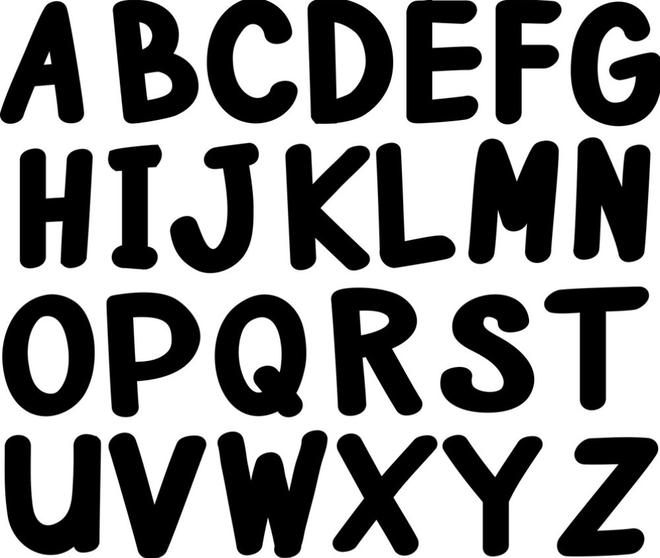
#> input picture Task_2 - Morphological Operation/Task_2.jpg, 660 x 558 px
$ python task_2_code.py   (older library calls are emulated)
#> lines starting #> are read from the running program, lines starting #| are printed output that depends on the picture
import cv2
import numpy as np

# read the image
th = cv2.imread("Task_2.jpg", 0)
#> th is the input picture: shape (558, 660); min 0, max 255, mean 141.7

# define the kernel
kernel = np.ones((3, 3), np.int)

# Erosion
erosion = cv2.erode(th, kernel,iterations=1)
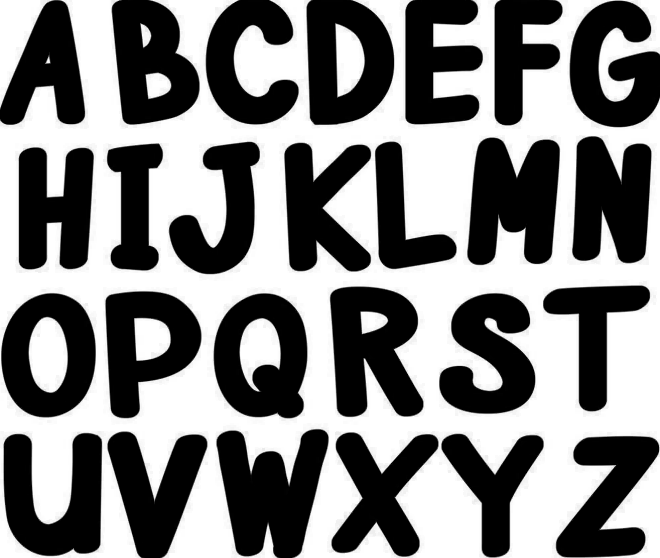
#> erosion: shape (558, 660); min 0, max 255, mean 130.1

# Dilation
dilation = cv2.dilate(th, kernel,iterations=2)
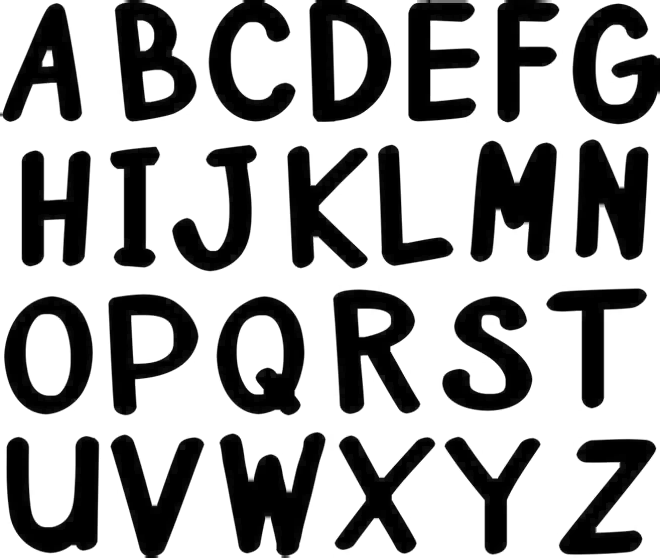
#> dilation: shape (558, 660); min 0, max 255, mean 163.9

# Opening
opening = cv2.morphologyEx(th, cv2.MORPH_OPEN, kernel)
#or opening = cv2.dilate(erosion, dilate_kernel,iterations=1)

# Closing
closing = cv2.morphologyEx(th, cv2.MORPH_CLOSE, kernel)
#or closing = cv2.erode(dilation, kernel,iterations=1)


# print the output
cv2.imshow("Original Image", th)
cv2.imshow("Eroded Image", erosion)
cv2.imshow("Dilated Image", dilation)
cv2.imshow("Opened Image", opening)
cv2.imshow("Closed Image", closing)

cv2.waitKey(0)
cv2.destroyAllWindows()
